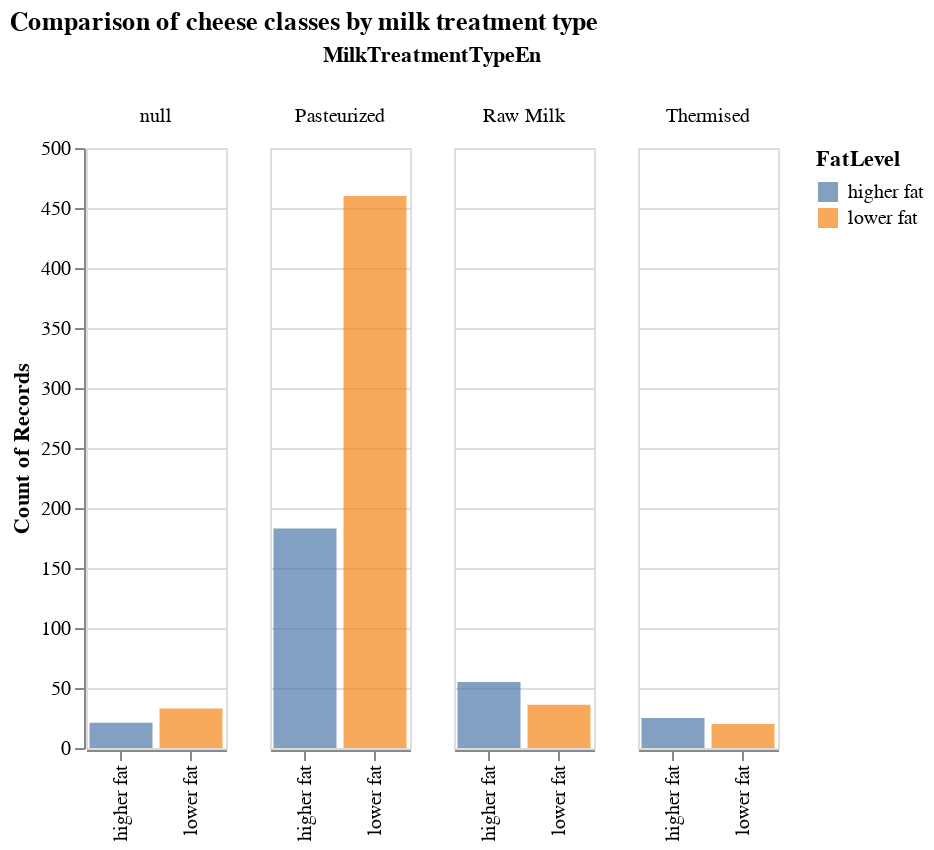

Notebook cell for this chart:
### Code cell
plot3

### Figure 1 — Vega-Lite specification as saved in the notebook (floating-point values rounded to 4 significant figures; data arrays with more than 128 entries replaced by an {"elided": "..."} marker saying what was removed)
{"config": {"view": {"continuousWidth": 400, "continuousHeight": 300}}, "data": {"name": "data-172ad5917ba6b140aec6ad4ce12c4b31"}, "mark": {"type": "bar", "opacity": 0.7}, "encoding": {"color": {"type": "nominal", "field": "FatLevel"}, "column": {"type": "nominal", "field": "MilkTreatmentTypeEn"}, "x": {"type": "nominal", "field": "FatLevel", "title": ""}, "y": {"type": "quantitative", "aggregate": "count"}}, "height": 300, "title": "Comparison of cheese classes by milk treatment type", "width": 70, "$schema": "https://vega.github.io/schema/vega-lite/v4.8.1.json", "datasets": {"data-172ad5917ba6b140aec6ad4ce12c4b31": {"elided": "833 records"}}}
